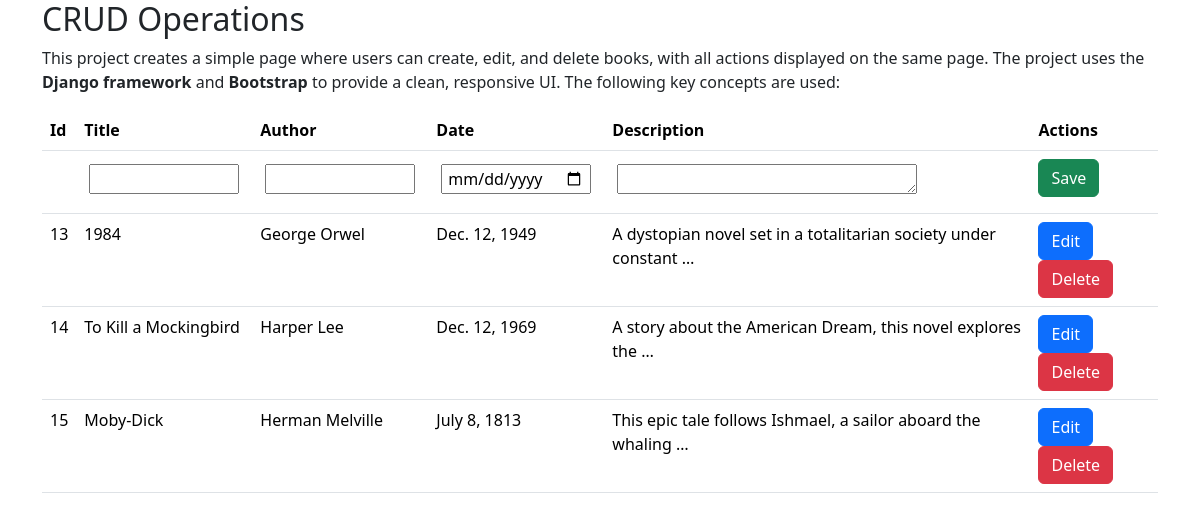
The page /CRUDoperations/ on the database its author committed.
### CRUDoperations/models.py (models this page shows, shortened)
class Book(models.Model):
    title = models.CharField(max_length=30)
    author = models.CharField(max_length=30)
    published_date = models.DateField()
    description = models.TextField(blank=True)

### CRUDoperations/views.py (the view)
# urls.py: path('', views.book_list, name='list'),
def book_list(request):
    books = Book.objects.all()
    fields = [field.name for field in Book._meta.get_fields()]
    form = InputForm()
    if request.method == "POST":
        edit_book = request.POST.get('edit_book')
        edit_book = int(edit_book)
    else:
        edit_book = 0
    return render(request, 'crud_operations.html', {'books': books, 'fields': fields, 'edit_book': edit_book, 'form':form})

### CRUDoperations/forms.py
class InputForm(forms.ModelForm):
    class Meta:
        model = Book
        fields = [
            'title',
            'author',
            'published_date',
            'description'
            ]
        widgets = {
            'published_date': forms.DateInput(attrs={'type': 'date'}),  # Render as an HTML date picker
        }

### CRUDoperations/templates/crud_operations.html (shortened to what this page needs)
<!DOCTYPE html>
<html>
    <head>
        <link href="https://cdn.jsdelivr.net/npm/bootstrap@5.3.3/dist/css/bootstrap.min.css" rel="stylesheet">
    </head>
    <body>
        <div class="container">
            <div>
                <h2>CRUD Operations</h2>
                <p>This project creates a simple page where users can create, edit, and delete books, with all actions displayed on the same page. The project uses the <strong>Django framework</strong> and <strong>Bootstrap</strong> to provide
                    a clean, responsive UI. The following key concepts are used:</p>
            <table class="table">
                <thead>
                    <tr>
                        <th>Id</th>
                        <th>Title</th>
                        <th>Author</th>
                        <th>Date</th>
                        <th>Description</th>
                        <th>Actions</th>
                    </tr>
                </thead>
                <tbody>
                    <tr>
                        <form method="post" action="{% url 'create' %}">
                            <td></td>
                            <td>{{ form.title }}</td>
                            <td>{{ form.author }}</td>
                            <td>{{ form.published_date }}</td>
                            <td>{{ form.description }}</td>
                            <td>
                                <button type="submit" class="btn btn-success">Save</button>
                            </td>
                        </form>
                    </tr>
                    {% for book in books %}
                    <tr>
                        {% if edit_book == book.id %}
                                <form method="post" action="{% url 'edit' book.id %}">
                                    {% csrf_token %}
                                    <td>{{ book.id }}</td>
                                    <td><input type="text" name="title" id="title" value="{{ book.title }}" class="form-control" required></td>
                                    <td><input type="text" name="author" id="author" value="{{ book.author }}" class="form-control" required></td>
                                    <td><input type="date" name="published_date" value="{{ book.published_date|date:'Y-m-d' }}" class="form-control" required></td>
                                    <td><textarea name="description" class="form-control" required>{{ book.description }}</textarea></td>
                                    <td>
                                        <button type="submit" class="btn btn-success">Save</button>
                                        <a href="{% url 'list' %}" class="btn btn-danger">Cancel</a>
                                    </td>
                                </form>
                        {% else %}
                            <td>{{ book.id }}</td>
                            <td>{{ book.title }}</td>
                            <td>{{ book.author }}</td>
                            <td>{{ book.published_date }}</td>
                            <td>{{ book.description|truncatewords:10 }}</td>
                            <td>
                                <form method="post" action="{% url 'list' %}" style="display:inline;">
                                    <button type="submit" class="btn btn-primary">Edit</button>
                                </form>
                                <form method="post" action="{% url 'delete' book.id %}" style="display:inline;">
                                    <button type="submit" class="btn btn-danger" onclick="return confirm('Are you sure you want to delete this book?')">Delete</button>
                                </form>
                            </td>
                        {% endif %}
                    </tr>
                    {% endfor %}
                </tbody>
            </table>
        </div>
    </body>
</html>

### CRUDoperations/templates/crud_operations.html (style rules this page uses)
input[type="text"], input[type="date"], textarea { width: 150px; height: 30px; padding: 5px; margin: 5px; }
textarea { width: 300px; height: 30px; }

### rows shown on the page
Book: id "13", title "1984", author "George Orwel", published_date "Dec. 12, 1949", description "A dystopian novel set in a totalitarian society under constant …"
Book: id "14", title "To Kill a Mockingbird", author "Harper Lee", published_date "Dec. 12, 1969", description "A story about the American Dream, this novel explores the …"
Book: id "15", title "Moby-Dick", author "Herman Melville", published_date "July 8, 1813", description "This epic tale follows Ishmael, a sailor aboard the whaling …"
